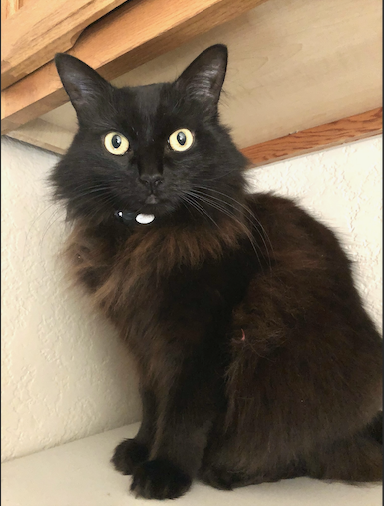
#> input picture chia.png, 384 x 506 px
$ jupyter execute --allow-errors convolutions.ipynb
#> lines starting #> are read from the running program, lines starting #| are printed output that depends on the picture; after the words box and inside, x2 and y2 are one past the last pixel; in counts of white or black regions, pixels touching at a corner belong together
[cell 1]
import matplotlib.pyplot as plt
import numpy as np
from scipy.ndimage import convolve, convolve1d
from skimage import measure
from sympy import Matrix, symbols
import cv2

#> (a cell that did not finish here is left out)

Discrete differentiation operator:
[1, 0, -1]
We will compute a convolution with this kernel.

[cell 3]
def show_matrix(image):
    m = Matrix(image)
    display(m)

[cell 4]
checkboard = np.array([[0, 1],
                       [1, 0]])
#> checkboard = [[0, 1], [1, 0]]
checkboard = np.kron(checkboard, np.ones((10,10)))
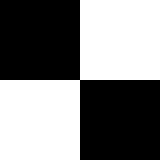
#> checkboard: shape (20, 20) float64 (shown 8 times larger); values 0 (black) and 1 (white), 50% white; 1 white region, box (x1, y1, x2, y2) and area: (0, 0, 20, 20) 200
# show_matrix(checkboard)

[cell 5]
Dx = np.array([1, 0, -1], np.float32).reshape((3,1))
Dy = np.array([1, 0, -1], np.float32).reshape((1,3))
checkboard_x_c = convolve(checkboard, Dx)
checkboard_y_c = convolve(checkboard, Dy)
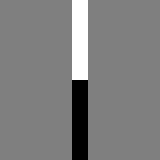
#> checkboard_y_c: shape (20, 20) float64 (shown 8 times larger); min -1, max 1, mean 0; drawn with min black and max white
fig = plt.figure(figsize=(12,12))
fig.add_subplot(1,3,1)
plt.imshow(checkboard, cmap='gray')
plt.title("original")
fig.add_subplot(1,3,2)
plt.imshow(checkboard_x_c, cmap='gray')
plt.title("Dx")
fig.add_subplot(1,3,3)
plt.imshow(checkboard_y_c, cmap='gray')
plt.title("Dy")
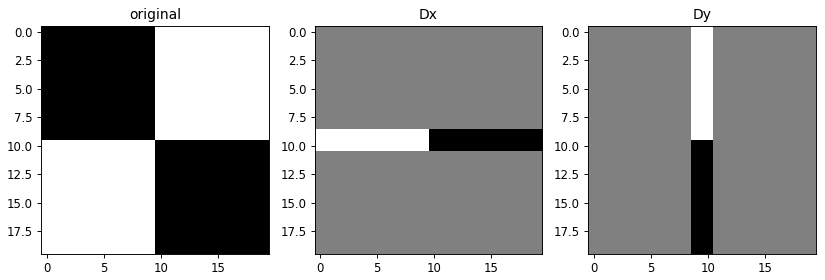
#> figure drawn by matplotlib, 3 panels

[cell 6]
upper_tri = np.triu(np.ones((100,100)), 1)

[cell 7]
show_matrix(Dx)

[cell 8]
checkboard_x_c

[cell 9]
checkboard_y_c

#> (a cell that did not finish here is left out)

#> (a cell that did not finish here is left out)

[cell 12]
Dx = np.array([1, 0, -1], np.float32).reshape((3,1))
Dy = np.array([1, 0, -1], np.float32).reshape((1,3))

#> (the rest of this cell did not finish here and is left out)

### Now let's enhance the convolution, and incorporate both vertical and horizontal kernels!

[cell 13]
def custom_kernel(img, Kx, Ky, alpha=1):
    ''' input: a gray scale image
       output: the gray scale edge detection image, and direction matrix theta'''
    # convolution in both directions
    Ix = convolve(img, alpha * Kx)
    Iy = convolve(img, alpha * Ky)

    # calculate the gradient magnitude and direction
    G = np.hypot(Ix, Iy)
    G = G / G.max()
    theta = np.arctan2(Iy, Ix)

    # return combined matrix and angle at which the gradient occurs
    # question: what is the significance of the angle?
    # answer: the angle indicates the direction of the edge in the image
    # the gradient direction is perpendicular to the edge direction
    # the gradient magnitude indicates the strength of the edge
    # the gradient direction can be used for edge tracking and thinning
    return (G, theta)

Using discrete differential opperator

[cell 14]
Dx = np.array([1,0, -1], np.float32).reshape((3,1))
Dy = np.array([1, 0, -1], np.float32).reshape((1,3))

#> (the rest of this cell did not finish here and is left out)

[cell 15]
Px = np.array([[1, 1, 1],
               [0, 0, 0],
               [-1, -1, -1]], np.float32)
Py = np.array([[1, 0, -1], [1, 0, -1], [1, 0, -1]], np.float32)
#> (the rest of this cell did not finish here and is left out)

SOBEL FILTER

[cell 16]
Kx = np.array([[-1, 0, 1], [-2, 0, 2], [-1, 0, 1]], np.float32)
Ky = np.array([[-1, -2, -1], [0, 0, 0], [1, 2, 1]], np.float32)

[cell 17]
show_matrix(Kx)

#> (a cell that did not finish here is left out)

[cell 19]
# creates a kernel of size kernel_size. the bigger the kernel size, the more nearby pixels are taken
# into account. bigger kernel size = more blurring
def gaussian_kernel(kernel_size, sigma=1):
    size = int(kernel_size) // 2
    x, y = np.mgrid[-size:size+1, -size:size+1]
    normal = 1 / (2.0 * np.pi * sigma**2)
    g =  np.exp(-((x**2 + y**2) / (2.0*sigma**2))) * normal
    return g

checkboard_gauss1 = convolve(checkboard, gaussian_kernel(5, 1))
checkboard_gauss2 = convolve(checkboard, gaussian_kernel(5, 2))
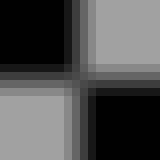
#> checkboard_gauss2: shape (20, 20) float64 (shown 8 times larger); min 0, max 0.63, mean 0.315

dog = checkboard_gauss1 - checkboard_gauss2
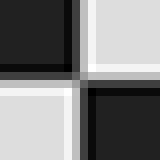
#> dog: shape (20, 20) float64 (shown 8 times larger); min -0.0616, max 0.414, mean 0.176; drawn with min black and max white
dog_norm = cv2.normalize(dog, None, 0, 255, cv2.NORM_MINMAX)

plt.imshow(dog_norm, cmap='gray')

[cell 20]
Kx = np.array([[-3, 0, 3], [-10, 0, 10], [-3, 0, 3]], np.float32)
Ky = np.array([[-3, -10, -3], [0, 0, 0], [3, 10, 3]], np.float32)
#> (the rest of this cell did not finish here and is left out)

[cell 21]
fig = plt.figure(figsize=(16,12))
fig.add_subplot(1,2,1)
#> (the rest of this cell did not finish here and is left out)

## Finding contours!

#> (a cell that did not finish here is left out)

playing around with random custom kernels!
change this to work with rgb... have to handle r,g,b separately and re-combine

[cell 23]
orig_image = plt.imread('chia.png')
#> orig_image is the input picture: shape (506, 384, 4) float32; mean R, G, B, A 0.493, 0.433, 0.357, 1
orig_image = np.dot(orig_image[...,:3], [1, 0.0, 0.0])
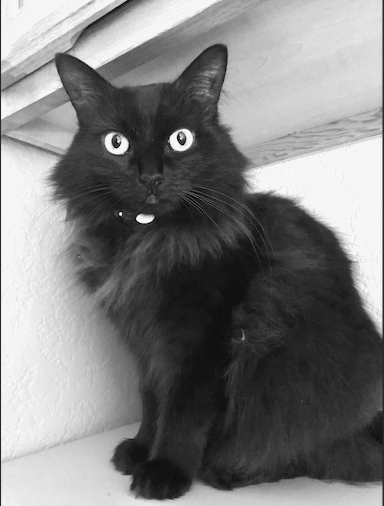
#> orig_image: shape (506, 384) float64; min 0, max 1, mean 0.493
Kx = np.array([[0, 0, 0], [-1, 2, -1], [0, 0, 0]], dtype=np.float32)  # Horizontal
Ky = np.array([[0, -1, 0], [0, 2, 0], [0, -1, 0]], dtype=np.float32)   # Vertical

imgnew, theta = custom_kernel(orig_image, Kx, Ky)
#> in custom_kernel, `Ix = convolve(img, alpha * Kx)`:
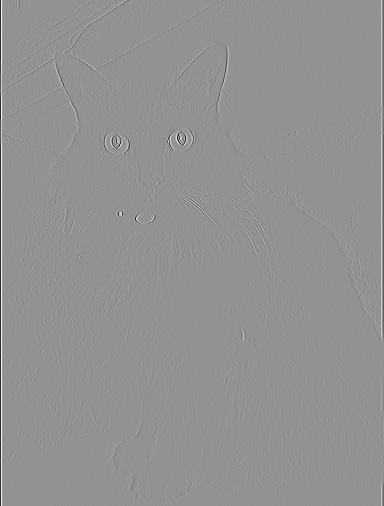
#> Ix: shape (506, 384) float64; min -1.06, max 0.784, mean 0; drawn with min black and max white
#> in custom_kernel, `G = np.hypot(Ix, Iy)`:
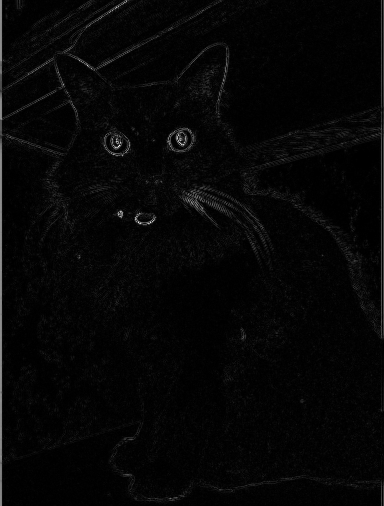
#> G: shape (506, 384) float64; min 0, max 1.36, mean 0.0342; drawn with min black and max white
#> in custom_kernel, `theta = np.arctan2(Iy, Ix)`:
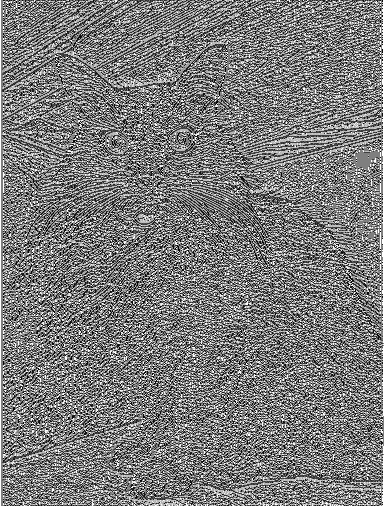
#> theta: shape (506, 384) float64; min -3.14, max 3.14, mean -0.1; drawn with min black and max white
plt.imshow(imgnew, cmap='gray')

#> (a cell that did not finish here is left out)

[cell 25]
# Define step function
step_f = np.array([0, 1, 0])
#> step_f = [0, 1, 0]
step_f = np.kron(step_f, np.ones(10))  # Makes [0 0 0 ... 1 1 1 ... 0 0 0]
#> step_f = 30 values, max 1 at index 10, min 0 at index 0, mean 0.333
print(step_f)
#| [0. 0. 0. 0. 0. 0. 0. 0. 0. 0. 1. 1. 1. 1. 1. 1. 1. 1. 1. 1. 0. 0. 0. 0.
#|  0. 0. 0. 0. 0. 0.]

# Compute discrete derivative (forward difference)
derivative = np.diff(step_f)
#> derivative = 29 values, max 1 at index 9, min -1 at index 19, mean 0

# Plot vertically stacked
plt.figure(figsize=(6, 3))

plt.subplot(2, 1, 1)
plt.title("Step Function")
plt.plot(step_f, marker='o')
plt.grid(True)

plt.subplot(2, 1, 2)
plt.title("Discrete Derivative")
plt.plot(derivative, marker='x', color='r')
plt.grid(True)

plt.tight_layout()
plt.show()
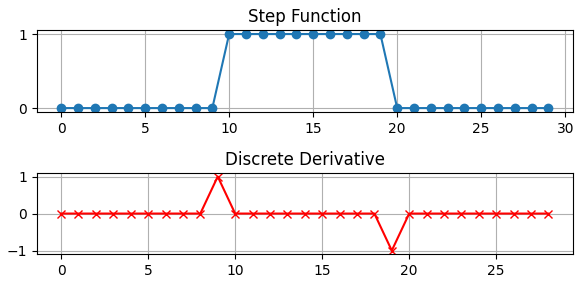
#> figure drawn by matplotlib, 2 panels; panel 1: curve peaks at x = 10, y = 1; panel 2: curve peaks at x = 9, y = 1

$ run again, with chainik.png copied over chia.png
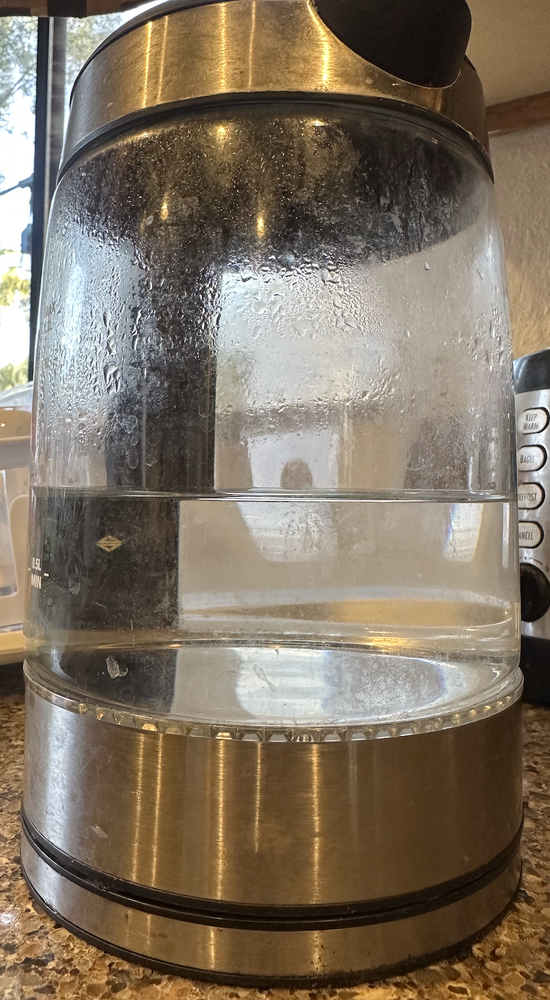
#> input picture chainik.png, 550 x 1000 px, shrunk from 876 x 1592 before the run
#> `checkboard = np.array([[0, 1], [1, 0]])`: checkboard = [[0, 1], [1, 0]]
#> orig_image is the input picture: shape (1000, 550, 4) float32; mean R, G, B, A 0.5, 0.45, 0.386, 1
#> orig_image: shape (1000, 550) float64
#> in custom_kernel, `G = np.hypot(Ix, Iy)`:
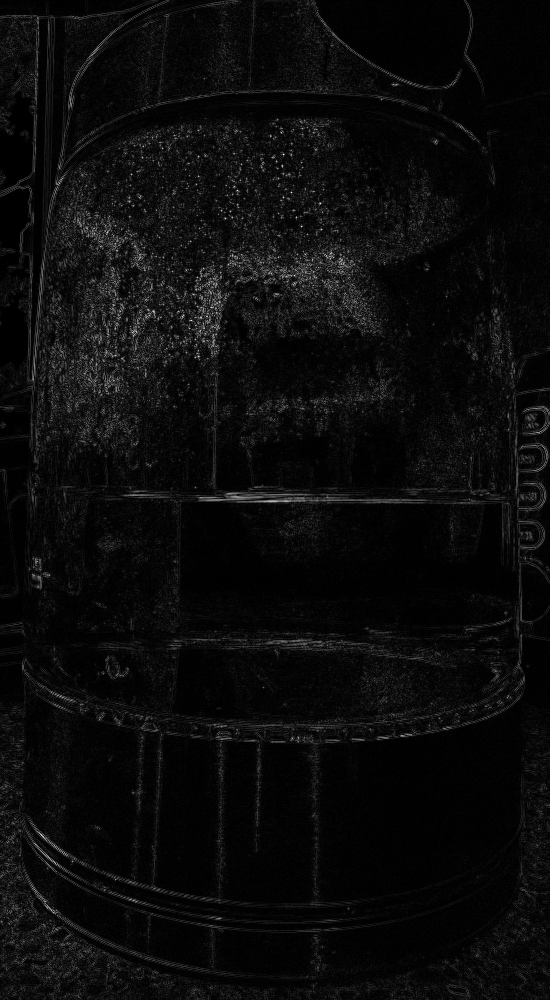
#> G: shape (1000, 550) float64; min 0, max 1.75, mean 0.0797; drawn with min black and max white
#> in custom_kernel, `theta = np.arctan2(Iy, Ix)`:
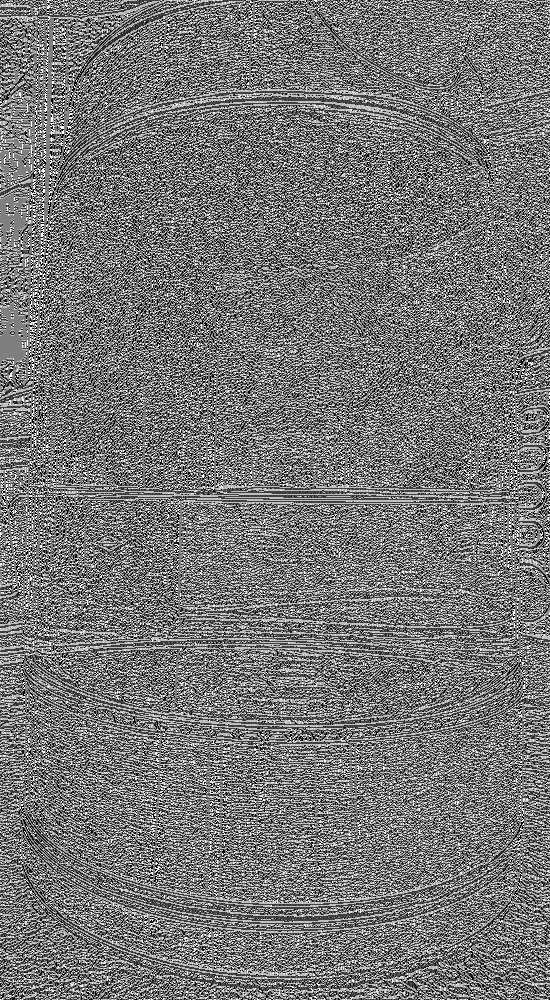
#> theta: shape (1000, 550) float64; min -3.14, max 3.14, mean -0.209; drawn with min black and max white
#> `step_f = np.array([0, 1, 0])`: step_f = [0, 1, 0]
#> `step_f = np.kron(step_f, np.ones(10))`: step_f = 30 values, max 1 at index 10, min 0 at index 0, mean 0.333
#| [0. 0. 0. 0. 0. 0. 0. 0. 0. 0. 1. 1. 1. 1. 1. 1. 1. 1. 1. 1. 0. 0. 0. 0.
#|  0. 0. 0. 0. 0. 0.]
#> derivative = 29 values, max 1 at index 9, min -1 at index 19, mean 0
